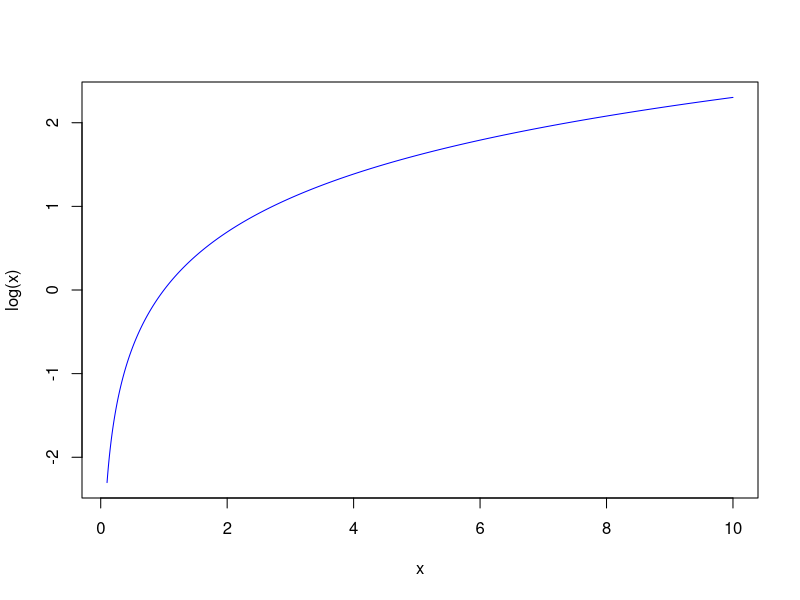
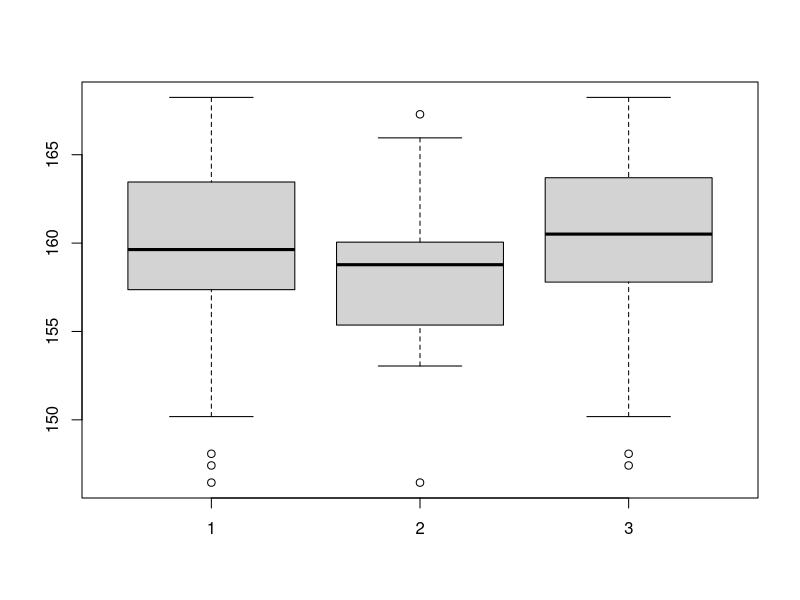

Generate these figures, in order, with R:
## ---- chunk 1
knitr::opts_chunk$set(echo = TRUE)
## ---- chunk 2
x<-seq(from=0,to=100,by=1)
mean(x)
sd(x)
## ---- chunk 3
x<-seq(from=0.1,to=10,by=0.01)
plot(x,log(x),type='l',col='blue')
## ---- chunk 4
x<-c(1,2,4)
x
class(x)
y<-c(sqrt(2),sqrt(3),sqrt(5))
y
class(y)
z<-c('pepito','juanito','zumalacarregui')
z
class(z)
## ---- chunk 5
taille <- c(1.88, 1.65, 1.92, 1.76)
taille
class(taille)
sexe <- c("h", "f", "h", "f")
sexe
class(sexe)
## ---- chunk 6
x<-rep('pepito',3)
x
y<-rep(c(sqrt(2),3),4)
y
## ---- chunk 7
x<-seq(from=-10,to=10,by=2.5)
x
## ---- chunk 8
x
x[3:5]
length(x[3:5])
## ---- chunk 9
pi
LETTERS
letters
month.name
month.abb
## ---- chunk 10
taille <- c(1.88, NA, 1.65, 1.92, 1.76, NA)
taille
mean(taille,na='TRUE')
sd(taille,na='TRUE')
length(taille)
class(taille)
is.na(taille)
summary(taille)
sexe <- c("h", "f", NA, "h", NA, "f")
sexe
## ---- chunk 11
sexe<-c(rep("f",25),rep("h",50))
taille<- rnorm(75,160,5)
bd<-data.frame(sexe,taille)
taille.f<-bd$taille[sexe=="f"]
taille.h<-bd$taille[sexe=="h"]
boxplot(taille,taille.f,taille.h)
